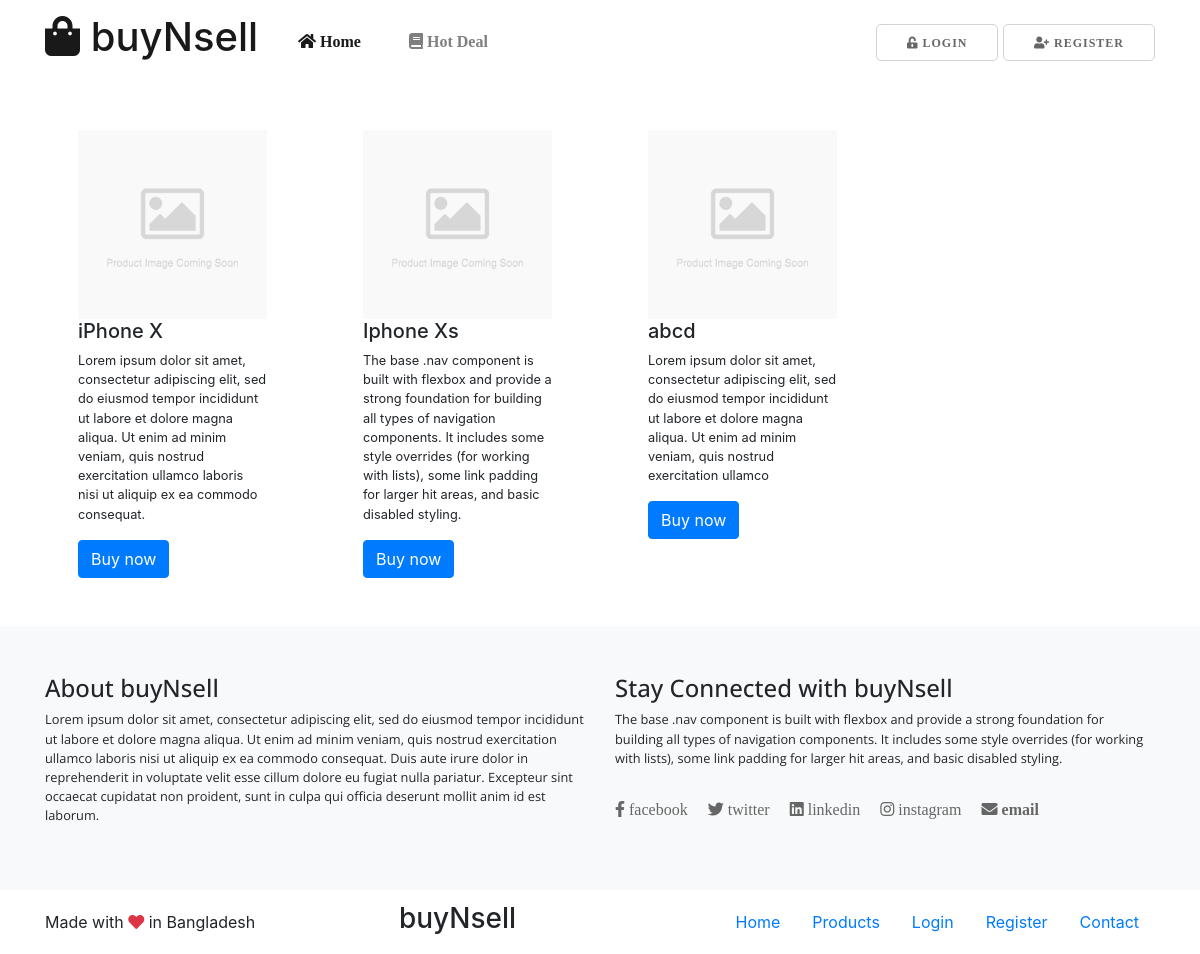
Screenshot of /category_products/3 with the database file from the repository.
### database.py (models this page shows)
class Product(Base):
    __tablename__ = 'products'
    ID = Column(Integer, primary_key=True, autoincrement=True, nullable=False)
    ProductName = Column(String(100), nullable=False, unique=True)
    ProductDescription = Column(String(300), nullable=False)
    Price = Column(Integer, nullable=False)
    Category = Column(String(20), nullable=False)
    Seller = Column(Integer, ForeignKey(Users.ID))
    Users = relationship(Users)
    Date = Column(DateTime, default=datetime.datetime.utcnow)

### app.py (the view)
@app.route('/category_products/<int:category_id>', methods=['GET', 'POST'])
def category_products(category_id):
    the_category = session.query(Category).filter_by(ID=category_id).first()
    products = session.query(Product).filter_by(Category=the_category.Name).all()
    return render_template('products_by_category.html', products=products)

### app.py (called while the page is built)
@app.teardown_request
def remove_session(ex=None):
    session.remove()

### templates/products_by_category.html
{% extends 'layout.html' %}
{% block content %}
<section>
    <div class="container">
        <div class="row">
            {% for product in products %}
            <div class="col-3 p-5">
                <img class="img-fluid" src="{{ url_for('static', filename='images/product-placeholder.jpg') }}">
                <h5>{{ product.ProductName }}</h5>
                <p class="small">{{ product.ProductDescription }}</p>
                <a class="btn btn-primary" href="{{ url_for('buy_now',product_id=product.ID) }}">Buy now</a>
            </div>
            {% endfor %}
        </div>
    </div>
</section>
{% endblock %}

### rows the page displays
Product: ProductName "iPhone X", ProductDescription "Lorem ipsum dolor sit amet, consectetur adipiscing elit, sed do eiusmod tempor incididunt ut labore et dolore magna aliqua. Ut enim ad minim veniam, quis nostrud exercitation ullamco laboris nisi ut aliquip ex ea commodo consequat."
Product: ProductName "Iphone Xs", ProductDescription "The base .nav component is built with flexbox and provide a strong foundation for building all types of navigation components. It includes some style overrides (for working with lists), some link padding for larger hit areas, and basic disabled styling."
Product: ProductName "abcd", ProductDescription "Lorem ipsum dolor sit amet, consectetur adipiscing elit, sed do eiusmod tempor incididunt ut labore et dolore magna aliqua. Ut enim ad minim veniam, quis nostrud exercitation ullamco"
